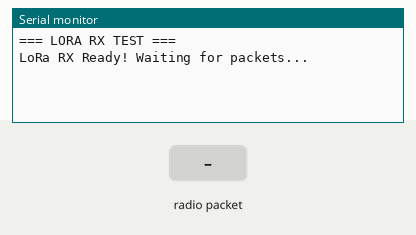
This sketch was run on a simulated ESP32. On the bench: the last lines printed to the serial monitor. The test bench sets the inputs (shaded band). No radio packets arrive unless stated.

Above: at 2.2 s.
2.3 s: radio packet "1" arrives
At 3.4 s:
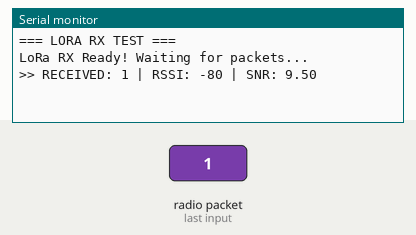
3.8 s: radio packet "0" arrives
At 4.5 s:
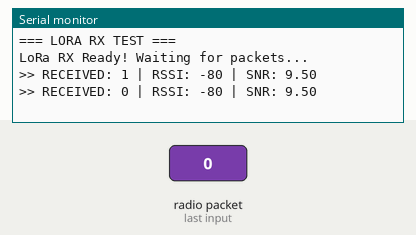
5.3 s: radio packet "2" arrives
At 5.7 s:
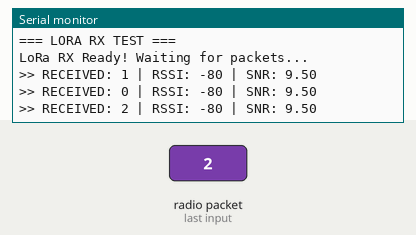

Measured:
- after the input at 2.3 s, the serial monitor: prints a new line at once (image 1)
- after the input at 3.8 s, the serial monitor: prints a new line at once (image 2)
- after the input at 5.3 s, the serial monitor: prints a new line at once (image 3)

The sketch:

lora_test_rx.ino
```cpp
/**
 * LORA TEST RECEIVER - Listens and prints anything received
 * Flash this on the RECEIVER ESP32 (the one on COM13)
 *
 * Wiring ESP32 -> SX1278:
 *   NSS/CS  -> GPIO 5
 *   RST     -> GPIO 14
 *   DIO0    -> GPIO 2
 *   SCK     -> GPIO 18
 *   MISO    -> GPIO 19
 *   MOSI    -> GPIO 23
 *   VCC     -> 3.3V
 *   GND     -> GND
 */

#include <SPI.h>
#include <LoRa.h>

#define LORA_SS    5
#define LORA_RST   14
#define LORA_DIO0  2

void setup() {
  Serial.begin(115200);
  delay(1000);

  Serial.println("=== LORA RX TEST ===");

  LoRa.setPins(LORA_SS, LORA_RST, LORA_DIO0);

  if (!LoRa.begin(433000000)) {
    Serial.println("ERROR: LoRa FAILED! Check wiring!");
    while (1) delay(1000);
  }

  LoRa.setSpreadingFactor(7);
  LoRa.setSignalBandwidth(125E3);
  LoRa.setCodingRate4(5);
  LoRa.setSyncWord(0x12);
  LoRa.enableCrc();

  Serial.println("LoRa RX Ready! Waiting for packets...");
}

void loop() {
  int packetSize = LoRa.parsePacket();
  if (packetSize) {
    String data = "";
    while (LoRa.available()) {
      data += (char)LoRa.read();
    }

    int rssi = LoRa.packetRssi();
    float snr = LoRa.packetSnr();

    Serial.print(">> RECEIVED: ");
    Serial.print(data);
    Serial.print(" | RSSI: ");
    Serial.print(rssi);
    Serial.print(" | SNR: ");
    Serial.println(snr);
  }
}
```
